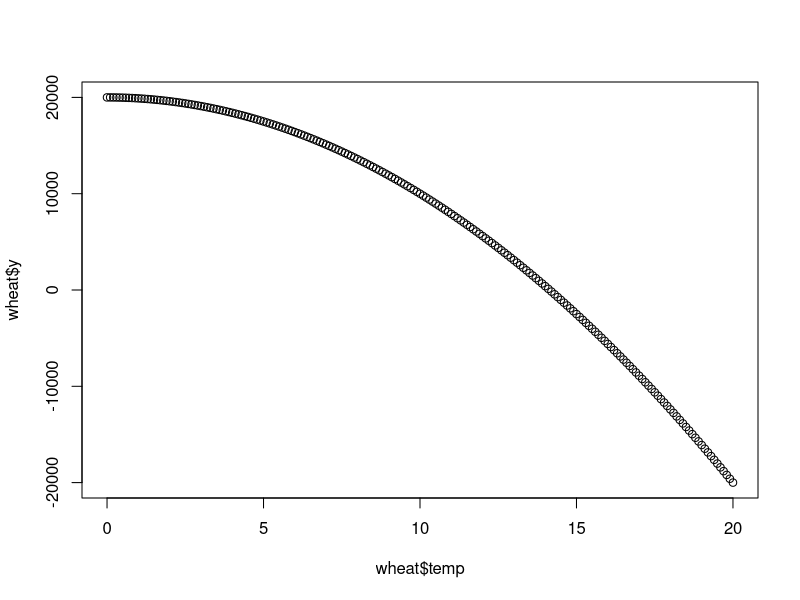
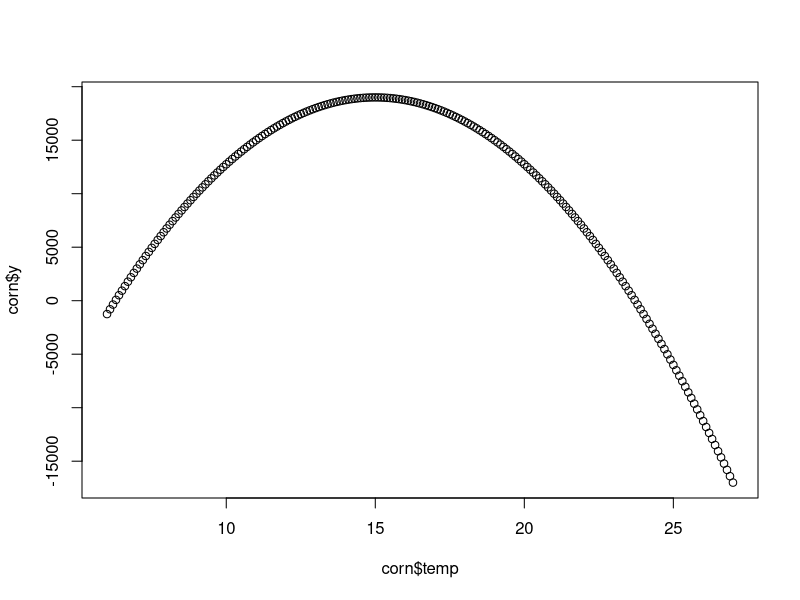
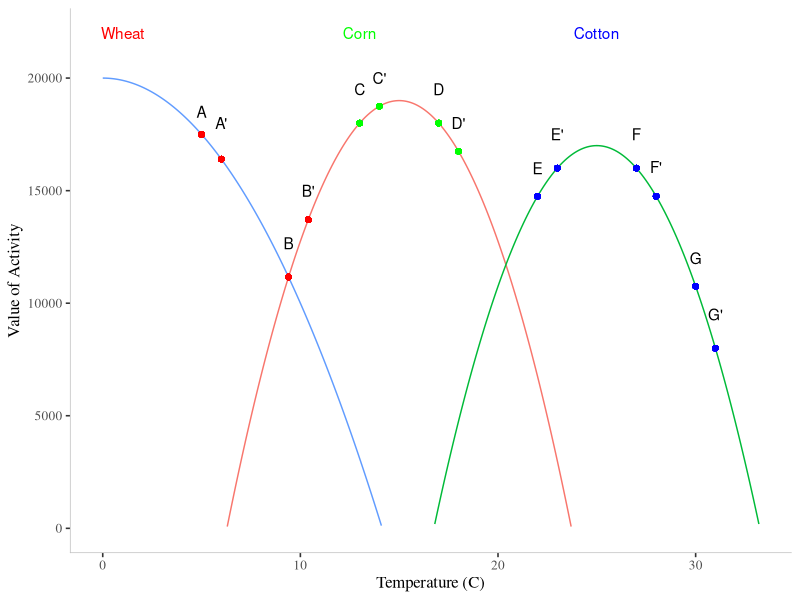

Recreate these plots in R, in order.
library(ggplot2)
library(tidyverse)
library(ggthemes)

# download.file("https://spideroak.com/share/NJXWQ3TXN5XWI2LMNQ/crop-choice-data/run/media/john/1TB/SpiderOak/Projects/crop-choice-and-adaptation/data/full_ag_data.rds",
             # destfile = "/Users/john/full_ag_data.rds", method = "auto")
# dat <- readRDS("/Users/john/full_ag_data.rds")
# 
# plot(density(dat$tavg, weights = dat$wheat_mrev))
# plot(density(dat$tavg, weights = dat$corn_mrev))
# plot(density(dat$dday30, weights = dat$cotton_mrev))

# Mendelsohn Plot
x <- seq(0, 20, 0.1)
wheat <- data.frame(y = -100*(x)^2 + 20000, temp = seq(0, 20, 0.1), crop = "Wheat")
plot(wheat$temp, wheat$y)

x <- seq(6, 27, 0.1)
corn <- data.frame(y = -250*(x - 15)^2 + 19000, temp = seq(6, 27, 0.1), crop = "Corn")
plot(corn$temp, corn$y)

x <- seq(15, 35, 0.1)
cotton <- data.frame(y = -250*(x - 25)^2 + 17000, temp = seq(15, 35, 0.1), crop = "Cotton")

dat <- rbind(wheat, corn, cotton)
dat <- filter(dat, y > 0)

ggplot(dat, aes(temp, y, color = crop)) + geom_line() + ylim(0, 22000) +
  
  geom_point(aes(x = 5, y = 17500), color = "red") +
  geom_point(aes(x = 9.4, y = 11164), color = "red") +
  geom_point(aes(x = 13, y = 18000), color = "green") +
  geom_point(aes(x = 17, y = 18000), color = "green") +
  geom_point(aes(x = 22, y = 14750), color = "blue") +
  geom_point(aes(x = 27, y = 16000), color = "blue") +
  geom_point(aes(x = 30, y = 10750), color = "blue") +
  
  geom_point(aes(x = 6, y = 16400), color = "red") +
  geom_point(aes(x = 10.4, y = 13710), color = "red") +
  geom_point(aes(x = 14, y = 18750), color = "green") +
  geom_point(aes(x = 18, y = 16750), color = "green") +
  geom_point(aes(x = 23, y = 16000), color = "blue") +
  geom_point(aes(x = 28, y = 14750), color = "blue") +
  geom_point(aes(x = 31, y = 8000), color = "blue") +
  
  annotate("text", x = 5, y = 18500, label = "A") +
  annotate("text", x = 9.4, y = 12664, label = "B") +
  annotate("text", x = 13, y = 19500, label = "C") +
  annotate("text", x = 17, y = 19500, label = "D") +
  annotate("text", x = 22, y = 16000, label = "E") +
  annotate("text", x = 27, y = 17500, label = "F") +
  annotate("text", x = 30, y = 12000, label = "G") +
  
  annotate("text", x = 6, y = 18000, label = "A'") +
  annotate("text", x = 10.4, y = 15000, label = "B'") +
  annotate("text", x = 14, y = 20000, label = "C'") +
  annotate("text", x = 18, y = 18000, label = "D'") +
  annotate("text", x = 23, y = 17500, label = "E'") +
  annotate("text", x = 28, y = 16050, label = "F'") +
  annotate("text", x = 31, y = 9500, label = "G'") +
  
  annotate("text", x = 1, y = 22000, label = "Wheat", color = "red") +
  annotate("text", x = 13, y = 22000, label = "Corn", color = "green") +
  annotate("text", x = 25, y = 22000, label = "Cotton", color = "blue") +
  
  theme_tufte(base_size = 12) +
  ylab("Value of Activity") +
  xlab("Temperature (C)") +
  annotate("segment", x=-Inf, xend=Inf, y=-Inf, yend=-Inf, color = "grey") +
  annotate("segment", x=-Inf, xend=-Inf, y=-Inf, yend=Inf, color = "grey") +
  theme(legend.position = "none")

# Estimate production fn's
wheat_fn <- function(x) return(-100*(x)^2 + 20000)
corn_fn <- function(x) return(-250*(x - 15)^2 + 19000)
cotton_fn <- function(x) return(-250*(x - 25)^2 + 17000)

# Derivate
wheat_dt <- function(x) return(-200*x)
corn_dt <- function(x) return(-500*(x - 15))
cotton_dt <- function(x) return(-500*(x - 25))